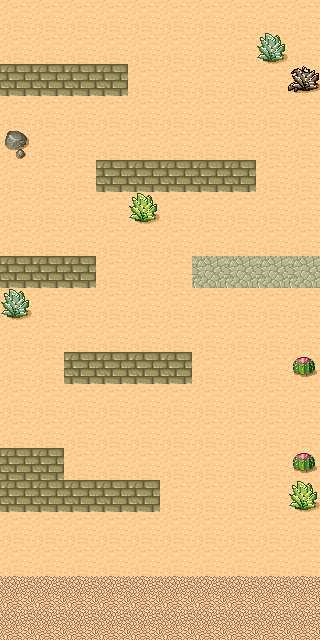

A level layout from a 2D game, rendered from its tile map. Below: a short description, then the map file with tile-grid data replaced by summaries:
An orthogonal 10x20 tile map with 32x32 px tiles, 2 tile layers (background, obstacle) and 2 objects (start, boat).

<map version="1.0" tiledversion="1.1.5" orientation="orthogonal" renderorder="right-down" width="10" height="20" tilewidth="32" tileheight="32" infinite="0" nextobjectid="3">
 <tileset firstgid="1" name="tileset" tilewidth="32" tileheight="32" tilecount="48" columns="8">
  <image source="tileset.png" width="256" height="192" />
  <tile id="31">
   <properties>
    <property name="label" value="stone" />
   </properties>
  </tile>
 </tileset>
 <layer name="background" width="10" height="20">
  <data>[200 cells, 200 non-empty, 6 distinct tile ids]</data>
 </layer>
 <layer name="obstacle" width="10" height="20">
  <data>[200 cells, 47 non-empty, 3 distinct tile ids]</data>
 </layer>
 <objectgroup name="objects">
  <object id="1" name="start" x="16.6667" y="47.3333">
   <properties>
    <property name="label" value="start" />
   </properties>
  </object>
  <object id="2" name="boat" x="285.333" y="571.333">
   <properties>
    <property name="label" value="boat" />
   </properties>
  </object>
 </objectgroup>
</map>